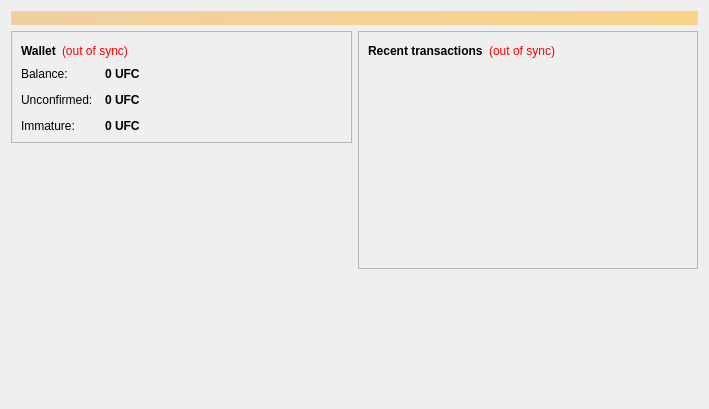
<?xml version="1.0" encoding="UTF-8"?>
<ui version="4.0">
 <class>OverviewPage</class>
 <widget class="QWidget" name="OverviewPage">
  <property name="geometry">
   <rect>
    <x>0</x>
    <y>0</y>
    <width>709</width>
    <height>409</height>
   </rect>
  </property>
  <property name="windowTitle">
   <string>Federation Credits Database</string>
  </property>
  <layout class="QVBoxLayout" name="topLayout">
   <item>
    <widget class="QLabel" name="labelAlerts">
     <property name="visible">
      <bool>false</bool>
     </property>
     <property name="styleSheet">
      <string notr="true">background-color: qlineargradient(x1: 0, y1: 0, x2: 1, y2: 0, stop:0 #F0D0A0, stop:1 #F8D488); color:#000000;</string>
     </property>
     <property name="wordWrap">
      <bool>true</bool>
     </property>
     <property name="margin">
      <number>3</number>
     </property>
    </widget>
   </item>
   <item>
    <layout class="QHBoxLayout" name="horizontalLayout" stretch="1,1">
     <item>
      <layout class="QVBoxLayout" name="verticalLayout_2">
       <item>
        <widget class="QFrame" name="frame">
         <property name="frameShape">
          <enum>QFrame::StyledPanel</enum>
         </property>
         <property name="frameShadow">
          <enum>QFrame::Raised</enum>
         </property>
         <layout class="QVBoxLayout" name="verticalLayout_4">
          <item>
           <layout class="QHBoxLayout" name="horizontalLayout_4">
            <item>
             <widget class="QLabel" name="label_5">
              <property name="font">
               <font>
                <weight>75</weight>
                <bold>true</bold>
               </font>
              </property>
              <property name="text">
               <string>Wallet</string>
              </property>
             </widget>
            </item>
            <item>
             <widget class="QLabel" name="labelWalletStatus">
              <property name="toolTip">
               <string>The displayed information may be out of date. Your wallet automatically synchronizes with the Blakecoin network after a connection is established, but this process has not completed yet.</string>
              </property>
              <property name="styleSheet">
               <string notr="true">QLabel { color: red; }</string>
              </property>
              <property name="text">
               <string notr="true">(out of sync)</string>
              </property>
              <property name="alignment">
               <set>Qt::AlignLeading|Qt::AlignLeft|Qt::AlignVCenter</set>
              </property>
             </widget>
            </item>
            <item>
             <spacer name="horizontalSpacer_2">
              <property name="orientation">
               <enum>Qt::Horizontal</enum>
              </property>
              <property name="sizeHint" stdset="0">
               <size>
                <width>40</width>
                <height>20</height>
               </size>
              </property>
             </spacer>
            </item>
           </layout>
          </item>
          <item>
           <layout class="QFormLayout" name="formLayout_2">
            <property name="fieldGrowthPolicy">
             <enum>QFormLayout::AllNonFixedFieldsGrow</enum>
            </property>
            <property name="horizontalSpacing">
             <number>12</number>
            </property>
            <property name="verticalSpacing">
             <number>12</number>
            </property>
            <item row="0" column="0">
             <widget class="QLabel" name="label">
              <property name="text">
               <string>Balance:</string>
              </property>
             </widget>
            </item>
            <item row="0" column="1">
             <widget class="QLabel" name="labelBalance">
              <property name="font">
               <font>
                <weight>75</weight>
                <bold>true</bold>
               </font>
              </property>
              <property name="cursor">
               <cursorShape>IBeamCursor</cursorShape>
              </property>
              <property name="toolTip">
               <string>Your current balance</string>
              </property>
              <property name="text">
               <string notr="true">0 UFC</string>
              </property>
              <property name="textInteractionFlags">
               <set>Qt::LinksAccessibleByMouse|Qt::TextSelectableByKeyboard|Qt::TextSelectableByMouse</set>
              </property>
             </widget>
            </item>
            <item row="1" column="0">
             <widget class="QLabel" name="label_3">
              <property name="text">
               <string>Unconfirmed:</string>
              </property>
             </widget>
            </item>
            <item row="1" column="1">
             <widget class="QLabel" name="labelUnconfirmed">
              <property name="font">
               <font>
                <weight>75</weight>
                <bold>true</bold>
               </font>
              </property>
              <property name="cursor">
               <cursorShape>IBeamCursor</cursorShape>
              </property>
              <property name="toolTip">
               <string>Total of transactions that have yet to be confirmed, and do not yet count toward the current balance</string>
              </property>
              <property name="text">
               <string notr="true">0 UFC</string>
              </property>
              <property name="textInteractionFlags">
               <set>Qt::LinksAccessibleByMouse|Qt::TextSelectableByKeyboard|Qt::TextSelectableByMouse</set>
              </property>
             </widget>
            </item>
            <item row="2" column="0">
             <widget class="QLabel" name="labelImmatureText">
              <property name="text">
               <string>Immature:</string>
              </property>
             </widget>
            </item>
            <item row="2" column="1">
             <widget class="QLabel" name="labelImmature">
              <property name="font">
               <font>
                <weight>75</weight>
                <bold>true</bold>
               </font>
              </property>
              <property name="toolTip">
               <string>Mined balance that has not yet matured</string>
              </property>
              <property name="text">
               <string notr="true">0 UFC</string>
              </property>
              <property name="textInteractionFlags">
               <set>Qt::LinksAccessibleByMouse|Qt::TextSelectableByKeyboard|Qt::TextSelectableByMouse</set>
              </property>
             </widget>
            </item>
           </layout>
          </item>
         </layout>
        </widget>
       </item>
       <item>
        <widget class="QLabel" name="label_2">
         <property name="text">
          <string/>
         </property>
         <property name="pixmap">
          <pixmap resource="../bitcoin.qrc">:/images/about</pixmap>
         </property>
         <property name="scaledContents">
          <bool>false</bool>
         </property>
         <property name="alignment">
          <set>Qt::AlignCenter</set>
         </property>
        </widget>
       </item>
       <item>
        <spacer name="verticalSpacer">
         <property name="orientation">
          <enum>Qt::Vertical</enum>
         </property>
         <property name="sizeHint" stdset="0">
          <size>
           <width>20</width>
           <height>40</height>
          </size>
         </property>
        </spacer>
       </item>
      </layout>
     </item>
     <item>
      <layout class="QVBoxLayout" name="verticalLayout_3">
       <item>
        <widget class="QFrame" name="frame_2">
         <property name="frameShape">
          <enum>QFrame::StyledPanel</enum>
         </property>
         <property name="frameShadow">
          <enum>QFrame::Raised</enum>
         </property>
         <layout class="QVBoxLayout" name="verticalLayout">
          <item>
           <layout class="QHBoxLayout" name="horizontalLayout_2">
            <item>
             <widget class="QLabel" name="label_4">
              <property name="text">
               <string>&lt;b&gt;Recent transactions&lt;/b&gt;</string>
              </property>
             </widget>
            </item>
            <item>
             <widget class="QLabel" name="labelTransactionsStatus">
              <property name="toolTip">
               <string>The displayed information may be out of date. Your wallet automatically synchronizes with the Blakecoin network after a connection is established, but this process has not completed yet.</string>
              </property>
              <property name="styleSheet">
               <string notr="true">QLabel { color: red; }</string>
              </property>
              <property name="text">
               <string notr="true">(out of sync)</string>
              </property>
              <property name="alignment">
               <set>Qt::AlignRight|Qt::AlignTrailing|Qt::AlignVCenter</set>
              </property>
             </widget>
            </item>
            <item>
             <spacer name="horizontalSpacer">
              <property name="orientation">
               <enum>Qt::Horizontal</enum>
              </property>
              <property name="sizeHint" stdset="0">
               <size>
                <width>40</width>
                <height>20</height>
               </size>
              </property>
             </spacer>
            </item>
           </layout>
          </item>
          <item>
           <widget class="QListView" name="listTransactions">
            <property name="styleSheet">
             <string notr="true">QListView { background: transparent; }</string>
            </property>
            <property name="frameShape">
             <enum>QFrame::NoFrame</enum>
            </property>
            <property name="verticalScrollBarPolicy">
             <enum>Qt::ScrollBarAlwaysOff</enum>
            </property>
            <property name="horizontalScrollBarPolicy">
             <enum>Qt::ScrollBarAlwaysOff</enum>
            </property>
            <property name="selectionMode">
             <enum>QAbstractItemView::NoSelection</enum>
            </property>
           </widget>
          </item>
         </layout>
        </widget>
       </item>
       <item>
        <spacer name="verticalSpacer_2">
         <property name="orientation">
          <enum>Qt::Vertical</enum>
         </property>
         <property name="sizeHint" stdset="0">
          <size>
           <width>20</width>
           <height>40</height>
          </size>
         </property>
        </spacer>
       </item>
      </layout>
     </item>
    </layout>
   </item>
  </layout>
 </widget>
 <resources>
  <include location="../bitcoin.qrc"/>
 </resources>
 <connections/>
</ui>
